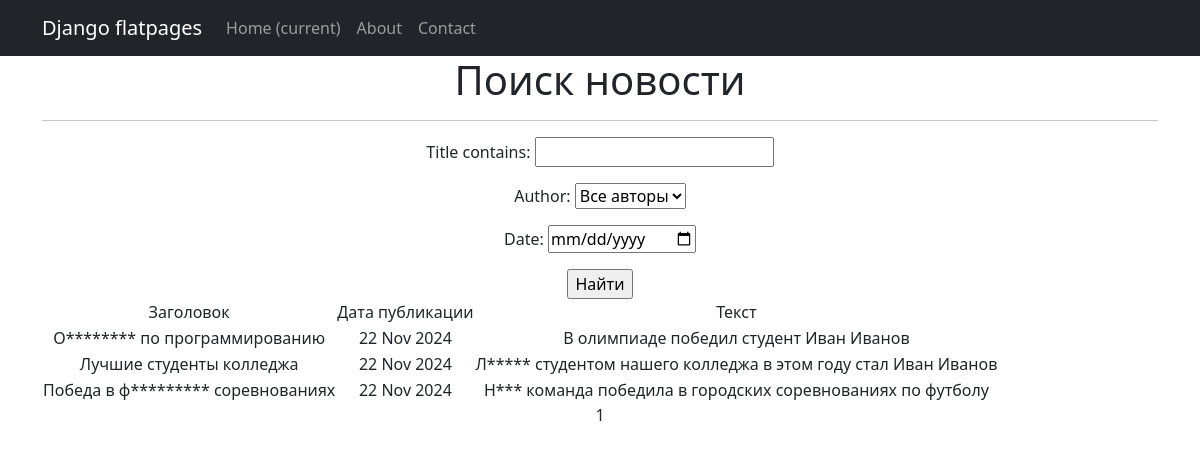
Page /post/news/search on the committed database.
### news/models.py (models this page shows, shortened)
class Post(models.Model):
    author = models.ForeignKey(Author, on_delete=models.CASCADE)
    NEWS = 'NW'
    ARTICLE = 'AR'
    CATEGORY_CHOICES = (
        (NEWS, 'Новость'),
        (ARTICLE, 'Статья'),
    )
    categoryType = models.CharField(max_length=2, choices=CATEGORY_CHOICES, default=ARTICLE)
    dateCreation = models.DateTimeField(auto_now_add=True)
    postCategory = models.ManyToManyField(Category, through='PostCategory')
    title = models.CharField(max_length=128)
    text = models.TextField()
    rating = models.IntegerField(default=0)

### news/views.py (the view)
# urls.py: path('news/search', NewsSearch.as_view()),
class NewsSearch(ListView):
    model = Post
    ordering = '-dateCreation'
    template_name = 'news_search.html'
    context_object_name = 'news_search'
    paginate_by = 10
    def get_queryset(self):
        queryset = super().get_queryset()
        self.filterset = PostFilter(self.request.GET, queryset)
        return self.filterset.qs
    def get_context_data(self, **kwargs):
        context = super().get_context_data(**kwargs)
        context["filterset"] = self.filterset
        return context

### news/models.py (called while the page is built)
    def __str__(self):
        return self.authorUser.username

### news/templatetags/censorship_filters.py (called while the page is built)
@register.filter()
def censor(value):
    def replace_word(match):
        if not isinstance(value, str):
            raise TypeError("Фильтр 'censor' должен применяться только к строковым значениям!")
        word = match.group(0)  # Получаем найденное слово
        return word[0] + '*' * (len(word) - 1)  # Сохраняем первую букву и заменяем остальные на звездочки
    for word in censor_list:
        pattern = r'\b' + re.escape(word) + r'\b'
        value = re.sub(pattern, replace_word, value, flags=re.IGNORECASE)
    return value

### templates/news_search.html (shortened to what this page needs)
{% extends "flatpages/default.html" %}
{% load censorship_filters %}
{% load custom_tags %}
{% block content %}
    <h1>Поиск новости</h1>
    <hr>
     <form action="" method="get">
        {{ filterset.form.as_p }}
        <input type="submit" value="Найти" />
    </form>
   {% if news_search %}
       <table>
           <tr>
               <td>Заголовок</td>
               <td>Дата публикации</td>
               <td>Текст</td>
           </tr>
           {% for post in news_search %}
            <tr>
                <td>{{ post.title|censor }}</td>
                <td>{{ post.dateCreation|date:'d M Y' }}</td>
                <td>{{ post.text|censor }}</td>
            </tr>
           {% endfor %}
       </table>
   {% else %}
       <h2>Новостей нет!</h2>
   {% endif %}
   {{ page_obj.number }}
{% endblock content %}

### templates/flatpages/default.html (shortened to what this page needs)
<!DOCTYPE html>
<html lang="en">
    <head>
        {% load static %}
        <link href="{% static 'css/styles.css' %}" rel="stylesheet" />
    </head>
    <body>
        <nav class="navbar navbar-expand-lg navbar-dark bg-dark static-top">
            <div class="container">
               <a class="navbar-brand" href="#">Django flatpages</a>
               <div class="collapse navbar-collapse" id="navbarResponsive">
                   <ul class="navbar-nav ml-auto">
                       <li class="nav-item active">
                           <a class="nav-link" href="#">Home
                               <span class="sr-only">(current)</span>
                           </a>
                       </li>
                       <li class="nav-item">
                           <a class="nav-link" href="/about/">About</a>
                       </li>
                       <li class="nav-item">
                           <a class="nav-link" href="/contacts/">Contact</a>
                       </li>
                   </ul>
               </div>
           </div>
        </nav>
        <div class="container">
           <div class="row">
               <div class="col-lg-12 text-center">
                   {% block content %}{% endblock content %}
               </div>
           </div>
        </div>
    </body>
</html>

### rows in the picture
Post: title|censor "О******** по программированию", dateCreation "22 Nov 2024", text|censor "В олимпиаде победил студент Иван Иванов"
Post: title|censor "Лучшие студенты колледжа", dateCreation "22 Nov 2024", text|censor "Л***** студентом нашего колледжа в этом году стал Иван Иванов"
Post: title|censor "Победа в ф********* соревнованиях", dateCreation "22 Nov 2024", text|censor "Н*** команда победила в городских соревнованиях по футболу"

### other values in the picture
{{ page_obj.number }} "1"
